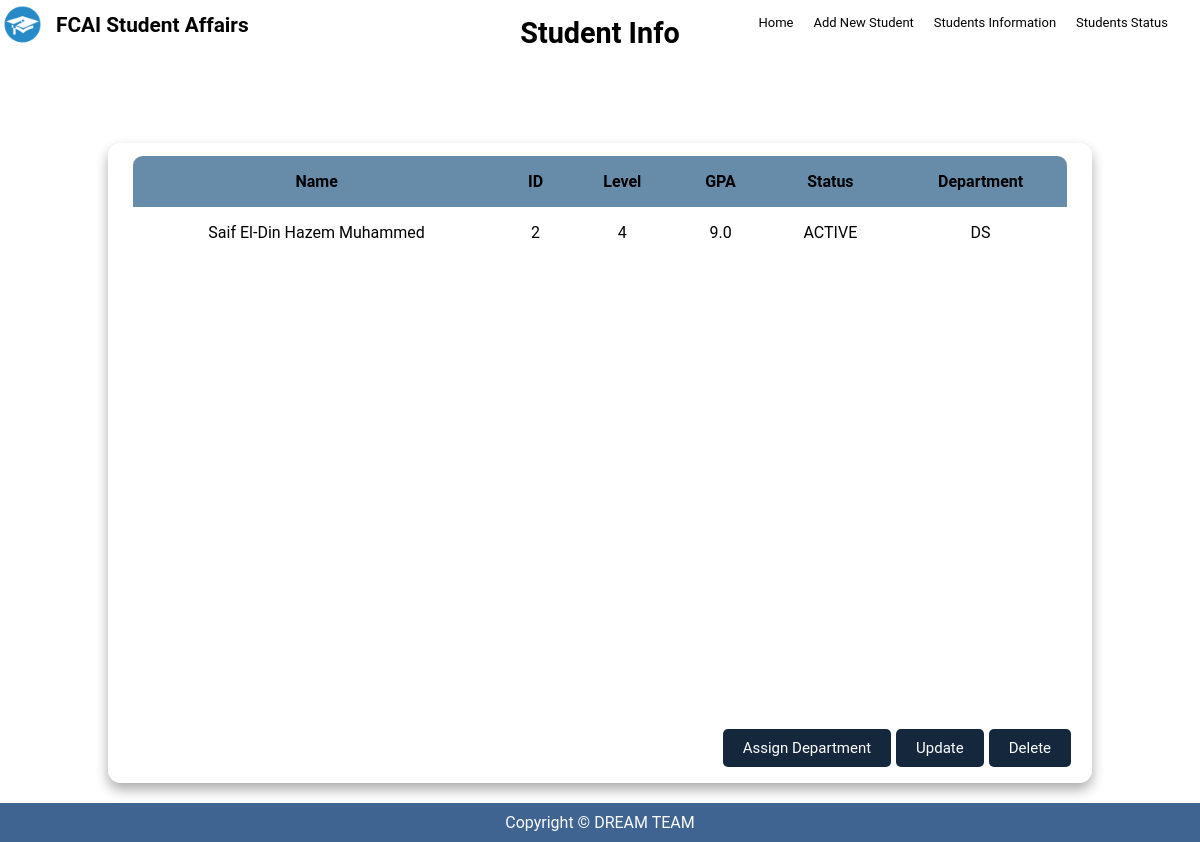
/students/2/, run on the app's committed database.
### students/models.py (models this page shows, shortened)
class Student(models.Model):
    name = models.CharField(max_length=50)
    status = models.CharField(max_length=25, choices=STATUS)
    birthDate = models.DateField()
    gpa = models.FloatField()
    phoneNumber = models.CharField(max_length=11)
    email = models.EmailField()
    gender = models.CharField(max_length=6, choices=GENDER)
    level = models.IntegerField(choices=LEVEL_CHOICES)
    department = models.CharField(max_length=25, choices=DEPARTMENTS)

### students/views.py (the view)
# urls.py: path('students/<int:id>/', views.student_detail_view, name='studentInfo'),
def student_detail_view(request, id):
    student = get_object_or_404(Student, id=id)
    context = {'student': student}
    return render(request, 'studentInfo.html', context)

### students/templates/studentInfo.html (shortened to what this page needs)
{% extends 'base.html' %}
{% block body %}
    <section class="table__header">
        <h1 class="statusTitle">Student Info</h1>
    </section>
    <br><br><br>
    <div class="allStatusTable">
        <main class="table" id="saifTable">
            <section class="table__body">
                <table>
                    <thead>
                    <tr>
                        <th>Name</th>
                        <th>ID</th>
                        <th>Level</th>
                        <th>GPA</th>
                        <th>Status</th>
                        <th>Department</th>
                    </tr>
                </thead>
                    <tr>
                        <td>{{ student.name }}</td>
                        <td>{{ student.id }}</td>
                        <td>{{ student.level }}</td>
                        <td>{{ student.gpa }}</td>
                        <td>{{ student.status }}</td>
                        <td>{{ student.department }}</td>
                    </tr>
                </table>
        </section>
        <div class="smallBtnArea">
            <a href="{% url 'students:assign-department' student.id %}">
                <input type="button" value="Assign Department" class="Btn">
            </a>
            <a href="{% url 'students:studentUpdateByID' student.id %}"><input type="button" value="Update" onclick="window.location.href='editInfo.html'" class="Btn"></a>
            <a href = "{% url 'students:delete' student.id%}">
                <input type="button" value="Delete" class="Btn">
            </a>
</div>
    </main>
    </div>
{% endblock body %}

### static/css/style.css (style rules this page uses)
* { margin: 0; padding: 0; box-sizing: border-box; font-family: "Google Sans", Roboto, Arial, sans-serif; text-decoration: none; }
body { min-height: 100vh; display: flex; flex-direction: column; background-image: url(https://i.pinimg.com/564x/b7/5f/71/b75f71b1195835a27b73673852c36546.jpg); }
#saifTable { width: 82vw; height: 80vh; background-color: #fff5; backdrop-filter: blur(7px); box-shadow: 0 0.4rem 0.8rem #0005; border-radius: 0.8rem; overflow: hidden; margin-top: 20px; margin-bottom: 20px; }
.table__header { text-align: center; width: 100%; height: 15%; font-size: 1.2rem; padding: 1rem 1rem; justify-content: space-between; align-items: center; }
.table__body { width: 95%; max-height: calc(89% - 1.6rem); background-color: #fffb; margin: 0.8rem auto; border-radius: 0.6rem; overflow: auto; overflow: overlay; }
.table__body table { width: 100%; }
.table__body table, th, td { border-collapse: collapse; padding: 1rem; text-align: left; text-align: center; }
.table__body thead th { position: sticky; top: 0; left: 0; background-color: #668caafe; cursor: pointer; text-transform: capitalize; }
.allStatusTable, .btnArea { display: flex; justify-content: center; align-items: center; }
.smallBtnArea { position: fixed; bottom: 1rem; right: 1rem; display: flex; justify-content: center; align-items: center; }
.Btn { margin-right: 5px; background-color: #15273c; color: #fff; border: none; padding: 10px 20px; font-size: 15px; border-radius: 5px; }

### data on the page
Student: name "Saif El-Din Hazem Muhammed", id "2", level "4", gpa "9.0", status "ACTIVE", department "DS"
